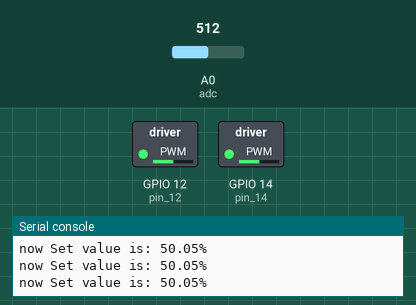
Recording of a program running on a simulated ESP8266 board running MicroPython. On the bench: switched loads named in the program (green lamp = pin HIGH), the last lines printed to the serial console. The inputs (shaded band) are chosen by the test bench; at power-on: A0 (adc) = 512 (analog values on the 0–1023 scale).

Above: at 1.2 s.
1.3 s: A0 (adc) set to 716
At 2.6 s:
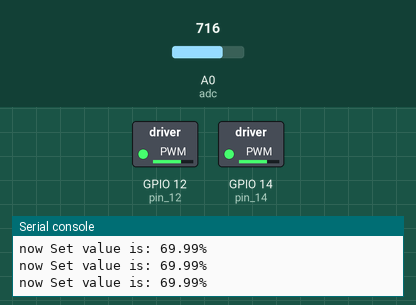
2.9 s: A0 (adc) set to 900
At 4.1 s:
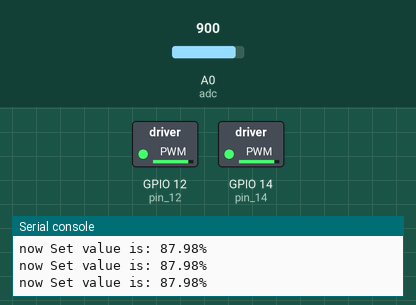
4.5 s: A0 (adc) set to 122
At 5.6 s:
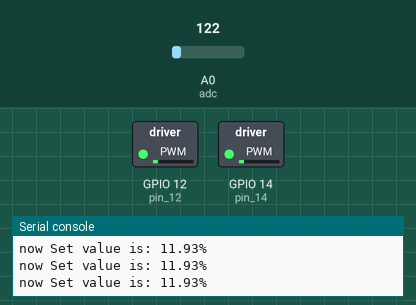
6.1 s: A0 (adc) set to 0
At 7.1 s:
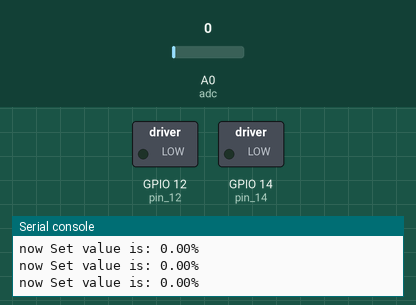
Timing chart, 0 to 8.7 s (numbered marks = the images above; inputs shaded):
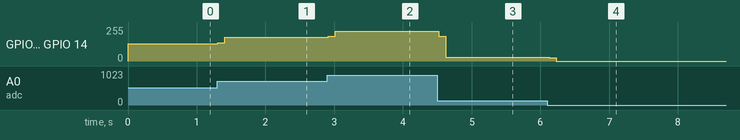

Measured:
- after the input at 1.3 s, GPIO 12 (pin_12), GPIO 14 (pin_14): 128/255 → 138/255 at once, → 178/255 0.10 s later
- after the input at 2.9 s, GPIO 12 (pin_12), GPIO 14 (pin_14): 178/255 → 187/255 at once, → 224/255 0.10 s later
- after the input at 4.5 s, GPIO 12 (pin_12), GPIO 14 (pin_14): 224/255 → 185/255 at once, → 30/255 0.10 s later
- after the input at 6.1 s, GPIO 12 (pin_12), GPIO 14 (pin_14): 30/255 → 24/255 at once, → 0/255 0.10 s later

The program:

lab2_check1.py
```python
from machine import Pin, PWM, Timer, ADC
import utime
LED_duty, LED_freq = 1023, 50
Motor_duty, Motor_freq = 1023, 50
smooth = 5

pin_14 = Pin(14)
LED = PWM(pin_14)
LED.duty(LED_duty); LED.freq(LED_freq) # duty sets the duty cycle as a ratio duty / 1023.

pin_12 = Pin(12)
Motor = PWM(pin_12)
Motor.duty(Motor_duty); Motor.freq(Motor_freq)

adc = ADC(0)
old_value = adc.read()

while(1):
    sensor_value = adc.read()
    difference = sensor_value - old_value
    each_value = int(old_value + difference/smooth) # 0-1023 or 0-1024 seems no difference, use smooth to avoid flash too sensitive
    LED.duty(each_value); Motor.duty(each_value)
    old_value = sensor_value # update old value
    print('now Set value is: %.2f'%(each_value*100/1023)+'%') # standarize to 0-100%
    utime.sleep(0.1)
```
